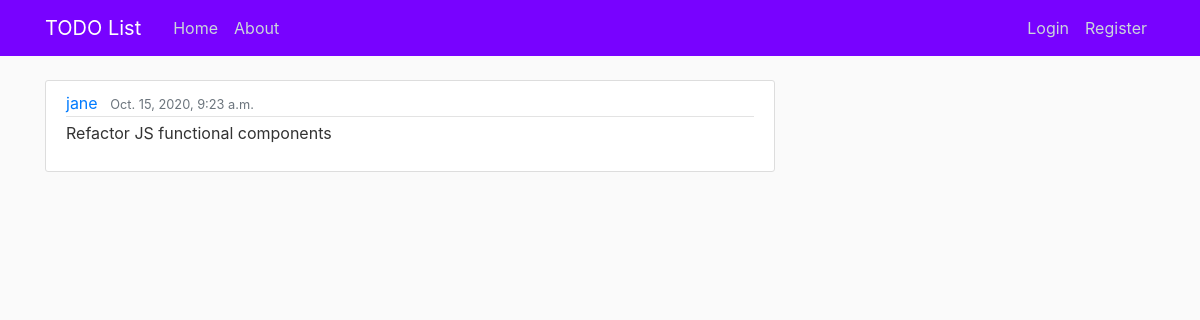
Screenshot of /todo/6/ with the database file from the repository.
### todo/models.py (models this page shows, shortened)
class Todo(models.Model):
    state = models.CharField(max_length=100)
    content = models.TextField()
    date_posted = models.DateTimeField(default=timezone.now)
    author = models.ForeignKey(User, on_delete=models.CASCADE)

### todo/views.py (the view)
# urls.py: path('todo/<int:pk>/', TodoDetailView.as_view(), name='todo-detail'),
class TodoDetailView(DetailView):
    model = Todo

### todo/templates/todo/todo_detail.html (shortened to what this page needs)
 {% extends "todo/base.html" %}
{%block content%}
        <article class="media content-section {{ object.status}}">
          <div class="media-body">
            <div class="article-metadata {{object.state}}">
              <a class="mr-2" href="#">{{ object.author }}</a>
              <small class="text-muted">{{ object.date_posted }}</small>
            </div>
            <p class="article-content">{{ object.content }}</p>
          </div>
        </article>
{% endblock%}

### todo/static/todo/main.css (style rules this page uses)
body { background: #fafafa; color: #333333; margin-top: 5rem; }
.content-section { background: #ffffff; padding: 10px 20px; border: 1px solid #dddddd; border-radius: 3px; margin-bottom: 20px; }
.article-content { white-space: pre-line; }
.article-metadata { padding-bottom: 1px; margin-bottom: 4px; border-bottom: 1px solid #e3e3e3 }
.white { background-color: white; }

### rows the page displays
Todo: author "jane", date_posted "Oct. 15, 2020, 9:23 a.m.", content "Refactor JS functional components"
